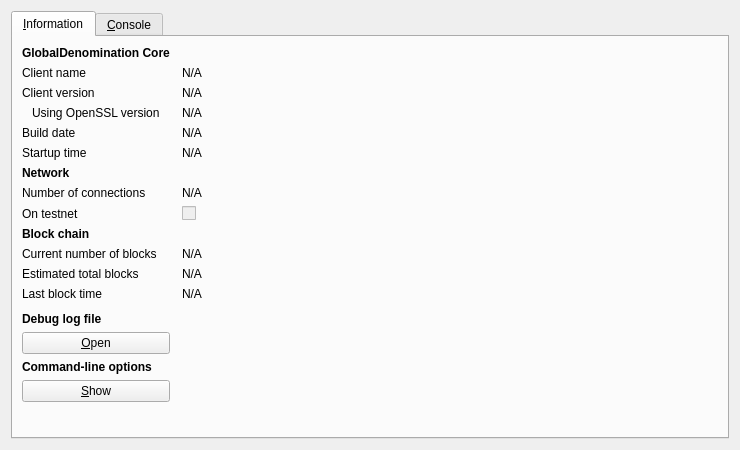
<?xml version="1.0" encoding="UTF-8"?>
<ui version="4.0">
 <class>RPCConsole</class>
 <widget class="QDialog" name="RPCConsole">
  <property name="geometry">
   <rect>
    <x>0</x>
    <y>0</y>
    <width>740</width>
    <height>450</height>
   </rect>
  </property>
  <property name="windowTitle">
   <string>GlobalDenomination - Debug window</string>
  </property>
  <layout class="QVBoxLayout" name="verticalLayout_2">
   <item>
    <widget class="QTabWidget" name="tabWidget">
     <property name="currentIndex">
      <number>0</number>
     </property>
     <widget class="QWidget" name="tab_info">
      <attribute name="title">
       <string>&amp;Information</string>
      </attribute>
      <layout class="QGridLayout" name="gridLayout" columnstretch="0,1">
       <property name="horizontalSpacing">
        <number>12</number>
       </property>
       <item row="0" column="0">
        <widget class="QLabel" name="label_9">
         <property name="font">
          <font>
           <weight>75</weight>
           <bold>true</bold>
          </font>
         </property>
         <property name="text">
          <string>GlobalDenomination Core</string>
         </property>
        </widget>
       </item>
       <item row="1" column="0">
        <widget class="QLabel" name="label_5">
         <property name="text">
          <string>Client name</string>
         </property>
        </widget>
       </item>
       <item row="1" column="1">
        <widget class="QLabel" name="clientName">
         <property name="cursor">
          <cursorShape>IBeamCursor</cursorShape>
         </property>
         <property name="text">
          <string>N/A</string>
         </property>
         <property name="textFormat">
          <enum>Qt::PlainText</enum>
         </property>
         <property name="textInteractionFlags">
          <set>Qt::LinksAccessibleByMouse|Qt::TextSelectableByKeyboard|Qt::TextSelectableByMouse</set>
         </property>
        </widget>
       </item>
       <item row="2" column="0">
        <widget class="QLabel" name="label_6">
         <property name="text">
          <string>Client version</string>
         </property>
        </widget>
       </item>
       <item row="2" column="1">
        <widget class="QLabel" name="clientVersion">
         <property name="cursor">
          <cursorShape>IBeamCursor</cursorShape>
         </property>
         <property name="text">
          <string>N/A</string>
         </property>
         <property name="textFormat">
          <enum>Qt::PlainText</enum>
         </property>
         <property name="textInteractionFlags">
          <set>Qt::LinksAccessibleByMouse|Qt::TextSelectableByKeyboard|Qt::TextSelectableByMouse</set>
         </property>
        </widget>
       </item>
       <item row="3" column="0">
        <widget class="QLabel" name="label_14">
         <property name="text">
          <string>Using OpenSSL version</string>
         </property>
         <property name="indent">
          <number>10</number>
         </property>
        </widget>
       </item>
       <item row="3" column="1">
        <widget class="QLabel" name="openSSLVersion">
         <property name="cursor">
          <cursorShape>IBeamCursor</cursorShape>
         </property>
         <property name="text">
          <string>N/A</string>
         </property>
         <property name="textFormat">
          <enum>Qt::PlainText</enum>
         </property>
         <property name="textInteractionFlags">
          <set>Qt::LinksAccessibleByMouse|Qt::TextSelectableByKeyboard|Qt::TextSelectableByMouse</set>
         </property>
        </widget>
       </item>
       <item row="4" column="0">
        <widget class="QLabel" name="label_12">
         <property name="text">
          <string>Build date</string>
         </property>
        </widget>
       </item>
       <item row="4" column="1">
        <widget class="QLabel" name="buildDate">
         <property name="cursor">
          <cursorShape>IBeamCursor</cursorShape>
         </property>
         <property name="text">
          <string>N/A</string>
         </property>
         <property name="textFormat">
          <enum>Qt::PlainText</enum>
         </property>
         <property name="textInteractionFlags">
          <set>Qt::LinksAccessibleByMouse|Qt::TextSelectableByKeyboard|Qt::TextSelectableByMouse</set>
         </property>
        </widget>
       </item>
       <item row="5" column="0">
        <widget class="QLabel" name="label_13">
         <property name="text">
          <string>Startup time</string>
         </property>
        </widget>
       </item>
       <item row="5" column="1">
        <widget class="QLabel" name="startupTime">
         <property name="cursor">
          <cursorShape>IBeamCursor</cursorShape>
         </property>
         <property name="text">
          <string>N/A</string>
         </property>
         <property name="textFormat">
          <enum>Qt::PlainText</enum>
         </property>
         <property name="textInteractionFlags">
          <set>Qt::LinksAccessibleByMouse|Qt::TextSelectableByKeyboard|Qt::TextSelectableByMouse</set>
         </property>
        </widget>
       </item>
       <item row="6" column="0">
        <widget class="QLabel" name="label_11">
         <property name="font">
          <font>
           <weight>75</weight>
           <bold>true</bold>
          </font>
         </property>
         <property name="text">
          <string>Network</string>
         </property>
        </widget>
       </item>
       <item row="7" column="0">
        <widget class="QLabel" name="label_7">
         <property name="text">
          <string>Number of connections</string>
         </property>
        </widget>
       </item>
       <item row="7" column="1">
        <widget class="QLabel" name="numberOfConnections">
         <property name="cursor">
          <cursorShape>IBeamCursor</cursorShape>
         </property>
         <property name="text">
          <string>N/A</string>
         </property>
         <property name="textFormat">
          <enum>Qt::PlainText</enum>
         </property>
         <property name="textInteractionFlags">
          <set>Qt::LinksAccessibleByMouse|Qt::TextSelectableByKeyboard|Qt::TextSelectableByMouse</set>
         </property>
        </widget>
       </item>
       <item row="8" column="0">
        <widget class="QLabel" name="label_8">
         <property name="text">
          <string>On testnet</string>
         </property>
        </widget>
       </item>
       <item row="8" column="1">
        <widget class="QCheckBox" name="isTestNet">
         <property name="enabled">
          <bool>false</bool>
         </property>
         <property name="text">
          <string/>
         </property>
        </widget>
       </item>
       <item row="9" column="0">
        <widget class="QLabel" name="label_10">
         <property name="font">
          <font>
           <weight>75</weight>
           <bold>true</bold>
          </font>
         </property>
         <property name="text">
          <string>Block chain</string>
         </property>
        </widget>
       </item>
       <item row="10" column="0">
        <widget class="QLabel" name="label_3">
         <property name="text">
          <string>Current number of blocks</string>
         </property>
        </widget>
       </item>
       <item row="10" column="1">
        <widget class="QLabel" name="numberOfBlocks">
         <property name="cursor">
          <cursorShape>IBeamCursor</cursorShape>
         </property>
         <property name="text">
          <string>N/A</string>
         </property>
         <property name="textFormat">
          <enum>Qt::PlainText</enum>
         </property>
         <property name="textInteractionFlags">
          <set>Qt::LinksAccessibleByMouse|Qt::TextSelectableByKeyboard|Qt::TextSelectableByMouse</set>
         </property>
        </widget>
       </item>
       <item row="11" column="0">
        <widget class="QLabel" name="label_4">
         <property name="text">
          <string>Estimated total blocks</string>
         </property>
        </widget>
       </item>
       <item row="11" column="1">
        <widget class="QLabel" name="totalBlocks">
         <property name="cursor">
          <cursorShape>IBeamCursor</cursorShape>
         </property>
         <property name="text">
          <string>N/A</string>
         </property>
         <property name="textFormat">
          <enum>Qt::PlainText</enum>
         </property>
         <property name="textInteractionFlags">
          <set>Qt::LinksAccessibleByMouse|Qt::TextSelectableByKeyboard|Qt::TextSelectableByMouse</set>
         </property>
        </widget>
       </item>
       <item row="12" column="0">
        <widget class="QLabel" name="label_2">
         <property name="text">
          <string>Last block time</string>
         </property>
        </widget>
       </item>
       <item row="12" column="1">
        <widget class="QLabel" name="lastBlockTime">
         <property name="cursor">
          <cursorShape>IBeamCursor</cursorShape>
         </property>
         <property name="text">
          <string>N/A</string>
         </property>
         <property name="textFormat">
          <enum>Qt::PlainText</enum>
         </property>
         <property name="textInteractionFlags">
          <set>Qt::LinksAccessibleByMouse|Qt::TextSelectableByKeyboard|Qt::TextSelectableByMouse</set>
         </property>
        </widget>
       </item>
       <item row="13" column="0">
        <spacer name="verticalSpacer_2">
         <property name="orientation">
          <enum>Qt::Vertical</enum>
         </property>
         <property name="sizeHint" stdset="0">
          <size>
           <width>20</width>
           <height>20</height>
          </size>
         </property>
        </spacer>
       </item>
       <item row="14" column="0">
        <widget class="QLabel" name="labelDebugLogfile">
         <property name="font">
          <font>
           <weight>75</weight>
           <bold>true</bold>
          </font>
         </property>
         <property name="text">
          <string>Debug log file</string>
         </property>
        </widget>
       </item>
       <item row="15" column="0">
        <widget class="QPushButton" name="openDebugLogfileButton">
         <property name="toolTip">
          <string>Open the GlobalDenomination debug log file from the current data directory. This can take a few seconds for large log files.</string>
         </property>
         <property name="text">
          <string>&amp;Open</string>
         </property>
         <property name="autoDefault">
          <bool>false</bool>
         </property>
        </widget>
       </item>
       <item row="16" column="0">
        <widget class="QLabel" name="labelCLOptions">
         <property name="font">
          <font>
           <weight>75</weight>
           <bold>true</bold>
          </font>
         </property>
         <property name="text">
          <string>Command-line options</string>
         </property>
        </widget>
       </item>
       <item row="17" column="0">
        <widget class="QPushButton" name="showCLOptionsButton">
         <property name="toolTip">
          <string>Show the GlobalDenomination-Qt help message to get a list with possible GlobalDenomination command-line options.</string>
         </property>
         <property name="text">
          <string>&amp;Show</string>
         </property>
         <property name="autoDefault">
          <bool>false</bool>
         </property>
        </widget>
       </item>
       <item row="18" column="0">
        <spacer name="verticalSpacer">
         <property name="orientation">
          <enum>Qt::Vertical</enum>
         </property>
         <property name="sizeHint" stdset="0">
          <size>
           <width>20</width>
           <height>40</height>
          </size>
         </property>
        </spacer>
       </item>
      </layout>
     </widget>
     <widget class="QWidget" name="tab_console">
      <attribute name="title">
       <string>&amp;Console</string>
      </attribute>
      <layout class="QVBoxLayout" name="verticalLayout_3">
       <property name="spacing">
        <number>3</number>
       </property>
       <item>
        <widget class="QTextEdit" name="messagesWidget">
         <property name="minimumSize">
          <size>
           <width>0</width>
           <height>100</height>
          </size>
         </property>
         <property name="readOnly">
          <bool>true</bool>
         </property>
         <property name="tabKeyNavigation" stdset="0">
          <bool>false</bool>
         </property>
         <property name="columnCount" stdset="0">
          <number>2</number>
         </property>
        </widget>
       </item>
       <item>
        <layout class="QHBoxLayout" name="horizontalLayout">
         <property name="spacing">
          <number>3</number>
         </property>
         <item>
          <widget class="QLabel" name="label">
           <property name="text">
            <string notr="true">&gt;</string>
           </property>
          </widget>
         </item>
         <item>
          <widget class="QLineEdit" name="lineEdit"/>
         </item>
         <item>
          <widget class="QPushButton" name="clearButton">
           <property name="maximumSize">
            <size>
             <width>24</width>
             <height>24</height>
            </size>
           </property>
           <property name="toolTip">
            <string>Clear console</string>
           </property>
           <property name="text">
            <string/>
           </property>
           <property name="icon">
            <iconset resource="../bitcoin.qrc">
             <normaloff>:/icons/remove</normaloff>:/icons/remove</iconset>
           </property>
           <property name="shortcut">
            <string notr="true">Ctrl+L</string>
           </property>
           <property name="autoDefault">
            <bool>false</bool>
           </property>
          </widget>
         </item>
        </layout>
       </item>
      </layout>
     </widget>
    </widget>
   </item>
  </layout>
 </widget>
 <resources>
  <include location="../bitcoin.qrc"/>
 </resources>
 <connections/>
</ui>
